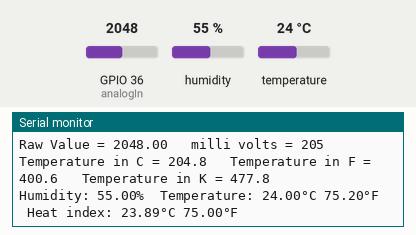
Recording of a sketch running on a simulated ESP32. On the bench: the last lines printed to the serial monitor. The test bench sets the inputs (shaded band); at power-on: GPIO 36 (analogIn) = 2048, humidity 55 %, temperature 24 °C.

Above: at 11.2 s.
11.3 s: GPIO 36 (analogIn) set to 1052
At 17.2 s:
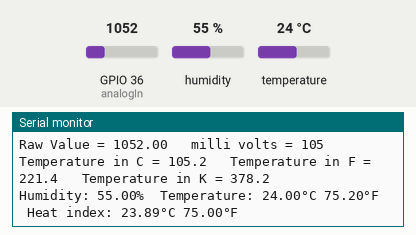
17.5 s: GPIO 36 (analogIn) set to 937
At 18.1 s:
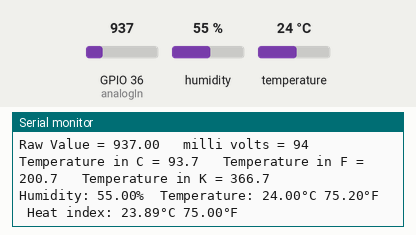
Timing chart, 0 to 20.2 s (numbered marks = the images above; inputs shaded):
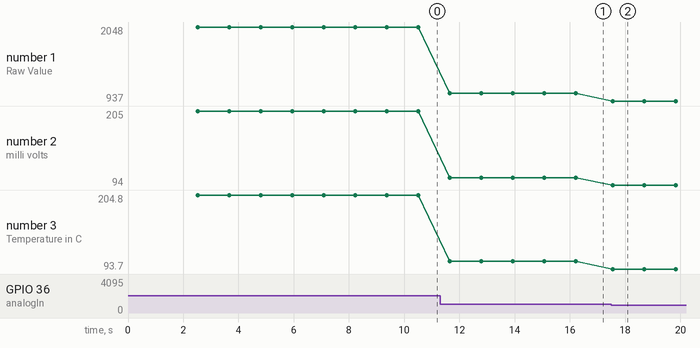

The sketch:

DEVICE_1.ino
```cpp
char ssid[] = "SKYNET";
char wifiPassword[] = "123456787";

#define CAYENNE_DEBUG
#define CAYENNE_PRINT Serial
#include <CayenneMQTTESP32.h>
#include <WiFi.h>
#include <WiFiClient.h>
#include "DHT.h"

#define DHTPIN 12
#define DHTTYPE DHT11   // DHT 11

// Cayenne authentication info. This should be obtained from the Cayenne Dashboard.
char username[] = "00e00860-abc5-11e9-be3b-372b0d2759ae";
char password[] = "9e1447069cdf461138dfcc8a068635aa44eb4095";
char clientID[] = "c1d64b30-c482-11e9-9f0a-fd8975d06205";

float RawValue= 0;
float Voltage = 0;
float tempC = 0;
float tempF = 0;
float tempK = 0;
const int analogIn = A0;
DHT dht(DHTPIN, DHTTYPE);
 float h = dht.readHumidity();
void setup() {
  Serial.begin(9600);
  Cayenne.begin(username, password, clientID, ssid, wifiPassword);
  Serial.println(F("DHTxx test!"));
}

void loop() {
  Cayenne.loop();
 RawValue = analogRead(analogIn);
Voltage = (RawValue / 10.0); // 5000 to get millivots.
tempC = Voltage;
tempF = (tempC * 1.8) + 32; // conver to F
tempK = (tempC + 273); // conver to F
Serial.print("Raw Value = " ); // shows pre-scaled value
Serial.print(RawValue);
Serial.print("\t milli volts = "); // shows the voltage measured
Serial.print(Voltage,0); //
Serial.print("\t Temperature in C = ");
Serial.print(tempC,1);
Serial.print("\t Temperature in F = ");
Serial.print(tempF,1);
Serial.print("\t Temperature in K = ");
Serial.println(tempK,1);
delay(10);
// Reading temperature or humidity takes about 250 milliseconds!
  // Sensor readings may also be up to 2 seconds 'old' (its a very slow sensor)
  float h = dht.readHumidity();
  // Read temperature as Celsius (the default)
  float t = dht.readTemperature();
  // Read temperature as Fahrenheit (isFahrenheit = true)
  float f = dht.readTemperature(true);
   if (isnan(h) || isnan(t) || isnan(f)) {
    Serial.println(F("Failed to read from DHT sensor!"));
    return;
  }

  // Compute heat index in Fahrenheit (the default)
  float hif = dht.computeHeatIndex(f, h);
  // Compute heat index in Celsius (isFahreheit = false)
  float hic = dht.computeHeatIndex(t, h, false);

  Serial.print(F("Humidity: "));
  Serial.print(h);
  Serial.print(F("%  Temperature: "));
  Serial.print(t);
  Serial.print(F("°C "));
  Serial.print(f);
  Serial.print(F("°F  Heat index: "));
  Serial.print(hic);
  Serial.print(F("°C "));
  Serial.print(hif);
  Serial.println(F("°F"));
}

// Default function for sending sensor data at intervals to Cayenne.
// You can also use functions for specific channels, e.g CAYENNE_OUT(1) for sending channel 1 data.
CAYENNE_OUT_DEFAULT()
{
  // Write data to Cayenne here. This example just sends the current uptime in milliseconds on virtual channel 0.
  //Cayenne.virtualWrite(V1, (float)RawValue);
  //Cayenne.virtualWrite(V2, (float)Voltage);
  Cayenne.virtualWrite(V3, (float)tempC);
  Cayenne.virtualWrite(V4, (float)tempF);
  Cayenne.virtualWrite(V5, (float)tempK);
  Cayenne.virtualWrite(V6, dht.readHumidity());

  delay(200);
}
```

Measured:
- after the input at 11.3 s, the serial monitor: prints a new line after 0.35 s (image 1)
- after the input at 17.5 s, the serial monitor: prints a new line after 0.06 s (image 2)
- plotted number 1: 2048 → 1052 after the input at 11.3 s, 1052 → 937 after the input at 17.5 s
- plotted number 2: 205 → 105 after the input at 11.3 s, 105 → 94 after the input at 17.5 s
- plotted number 3: 204.8 → 105.2 after the input at 11.3 s, 105.2 → 93.7 after the input at 17.5 s
